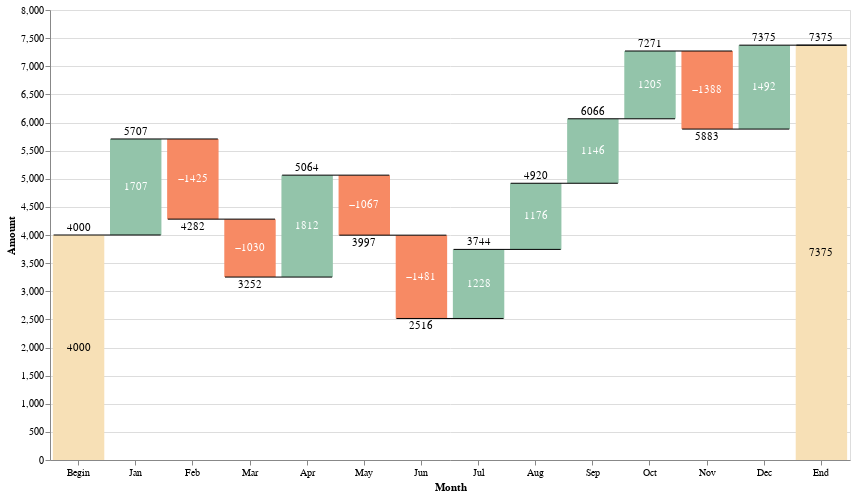

Source (notebook cell):
### Markdown cell above
Here, we use `mark_rule` to add the line segments. Because each line segment spans two bars, we need to add a new column to our dataset named `label2`. `label2` is basically the offset version of `label`. By setting the `x` to `label` and `x2` to `label2`, each line segment starts from the middle of bar specified by `label` column and end at the middle of bar specified by `label2` column. Lastly, we extends each line a bit to left and right using the `xOffset` and `x2Offset` properties.  Feel free to adjust these settings and see how they change the chart.

### Adding Text Annotations

With the lines in place, we now add the texts.

### Code cell
source['mid_y'] = (source['y1'] + source['y2'])/2
text_layer = alt.Chart(source)
profit_text_layer = text_layer.mark_text(align="center", baseline="bottom", dy=-2)\
    .encode(x=alt.X("label:N", sort=None), y="y2", text="y2")\
    .transform_filter(alt.datum.profit != "loss")
loss_text_layer = text_layer.mark_text(align="center", baseline="top", dy=2)\
    .encode(x=alt.X("label:N", sort=None), y="y2", text="y2")\
    .transform_filter(alt.datum.profit == "loss")
amount_text_layer = text_layer.mark_text(color="white")\
    .encode(x=alt.X("label:N", sort=None), y="mid_y", text="amount")\
    .transform_filter(alt.datum.profit != "NA")
end_text_layer = text_layer.mark_text()\
    .encode(x=alt.X("label:N", sort=None), y="mid_y", text="y2")\
    .transform_filter(alt.datum.profit == "NA")
chart = bar_layer + rule_layer + profit_text_layer + loss_text_layer + amount_text_layer + end_text_layer
chart.properties(width=800, height=450)

### Figure 1 — Vega-Lite specification as saved in the notebook (floating-point values rounded to 4 significant figures)
{"config": {"view": {"continuousWidth": 400, "continuousHeight": 300}}, "layer": [{"mark": "bar", "encoding": {"color": {"field": "profit", "legend": null, "scale": {"domain": ["NA", "profit", "loss"], "range": ["#f7e0b6", "#93c4aa", "#f78a64"]}, "type": "nominal"}, "x": {"axis": {"labelAngle": 0}, "field": "label", "sort": null, "title": "Month", "type": "nominal"}, "y": {"field": "y1", "title": "Amount", "type": "quantitative"}, "y2": {"field": "y2"}}}, {"mark": {"type": "rule", "x2Offset": 25, "xOffset": -25}, "encoding": {"x": {"field": "label", "sort": null, "type": "nominal"}, "x2": {"field": "label2"}, "y": {"field": "y2", "type": "quantitative"}}}, {"mark": {"type": "text", "align": "center", "baseline": "bottom", "dy": -2}, "encoding": {"text": {"field": "y2", "type": "quantitative"}, "x": {"field": "label", "sort": null, "type": "nominal"}, "y": {"field": "y2", "type": "quantitative"}}, "transform": [{"filter": "(datum.profit !== 'loss')"}]}, {"mark": {"type": "text", "align": "center", "baseline": "top", "dy": 2}, "encoding": {"text": {"field": "y2", "type": "quantitative"}, "x": {"field": "label", "sort": null, "type": "nominal"}, "y": {"field": "y2", "type": "quantitative"}}, "transform": [{"filter": "(datum.profit === 'loss')"}]}, {"mark": {"type": "text", "color": "white"}, "encoding": {"text": {"field": "amount", "type": "quantitative"}, "x": {"field": "label", "sort": null, "type": "nominal"}, "y": {"field": "mid_y", "type": "quantitative"}}, "transform": [{"filter": "(datum.profit !== 'NA')"}]}, {"mark": "text", "encoding": {"text": {"field": "y2", "type": "quantitative"}, "x": {"field": "label", "sort": null, "type": "nominal"}, "y": {"field": "mid_y", "type": "quantitative"}}, "transform": [{"filter": "(datum.profit === 'NA')"}]}], "data": {"name": "data-07b4d9083df26853f5c927c6d533da7d"}, "height": 450, "width": 800, "$schema": "https://vega.github.io/schema/vega-lite/v4.17.0.json", "datasets": {"data-07b4d9083df26853f5c927c6d533da7d": [{"label": "Begin", "amount": 4000, "y2": 4000, "y1": 0, "profit": "NA", "label2": "Jan", "mid_y": 2000.0}, {"label": "Jan", "amount": 1707, "y2": 5707, "y1": 4000, "profit": "profit", "label2": "Feb", "mid_y": 4854.0}, {"label": "Feb", "amount": -1425, "y2": 4282, "y1": 5707, "profit": "loss", "label2": "Mar", "mid_y": 4994.0}, {"label": "Mar", "amount": -1030, "y2": 3252, "y1": 4282, "profit": "loss", "label2": "Apr", "mid_y": 3767.0}, {"label": "Apr", "amount": 1812, "y2": 5064, "y1": 3252, "profit": "profit", "label2": "May", "mid_y": 4158.0}, {"label": "May", "amount": -1067, "y2": 3997, "y1": 5064, "profit": "loss", "label2": "Jun", "mid_y": 4530.0}, {"label": "Jun", "amount": -1481, "y2": 2516, "y1": 3997, "profit": "loss", "label2": "Jul", "mid_y": 3256.0}, {"label": "Jul", "amount": 1228, "y2": 3744, "y1": 2516, "profit": "profit", "label2": "Aug", "mid_y": 3130.0}, {"label": "Aug", "amount": 1176, "y2": 4920, "y1": 3744, "profit": "profit", "label2": "Sep", "mid_y": 4332.0}, {"label": "Sep", "amount": 1146, "y2": 6066, "y1": 4920, "profit": "profit", "label2": "Oct", "mid_y": 5493.0}, {"label": "Oct", "amount": 1205, "y2": 7271, "y1": 6066, "profit": "profit", "label2": "Nov", "mid_y": 6668.0}, {"label": "Nov", "amount": -1388, "y2": 5883, "y1": 7271, "profit": "loss", "label2": "Dec", "mid_y": 6577.0}, {"label": "Dec", "amount": 1492, "y2": 7375, "y1": 5883, "profit": "profit", "label2": "End", "mid_y": 6629.0}, {"label": "End", "amount": 0, "y2": 7375, "y1": 0, "profit": "NA", "label2": "End", "mid_y": 3688.0}]}}
